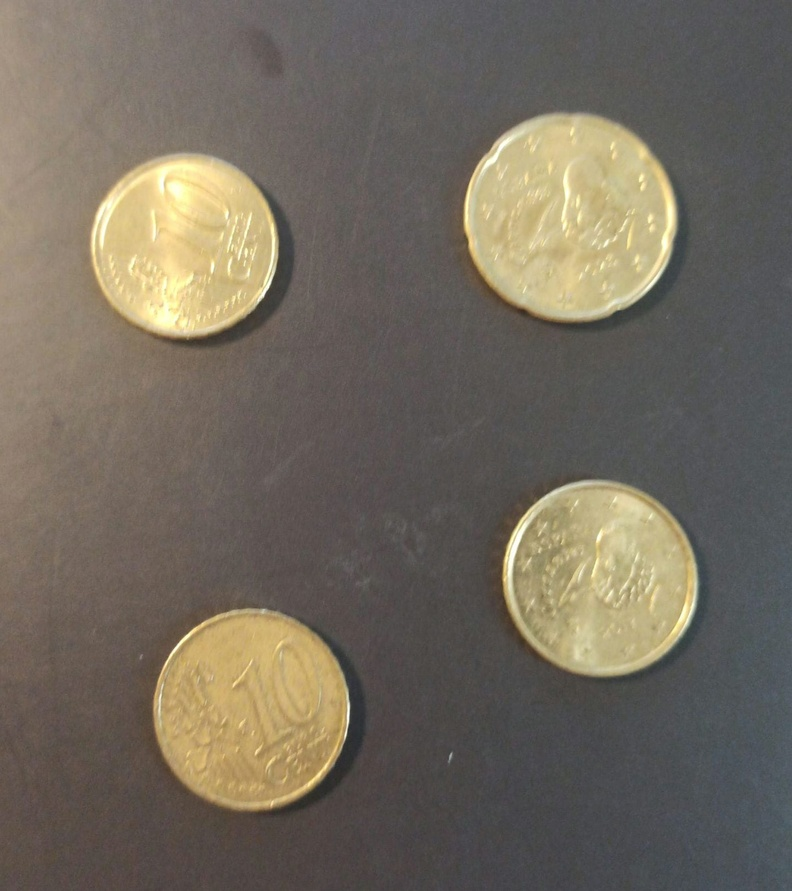
#> input picture mone.jpg, 792 x 891 px, shrunk from 1439 x 1619 before the run
$ python 2.py
#> lines starting #> are read from the running program, lines starting #| are printed output that depends on the picture; after the words box and inside, x2 and y2 are one past the last pixel; in counts of white or black regions, pixels touching at a corner belong together
import cv2
import numpy as np

valorGauss=3
valorKernel=3
original=cv2.imread('mone.jpg')
#> original is the input picture: shape (891, 792, 3); mean B, G, R 94.5, 106.8, 114.5
gris=cv2.cvtColor(original,cv2.COLOR_BGR2GRAY)
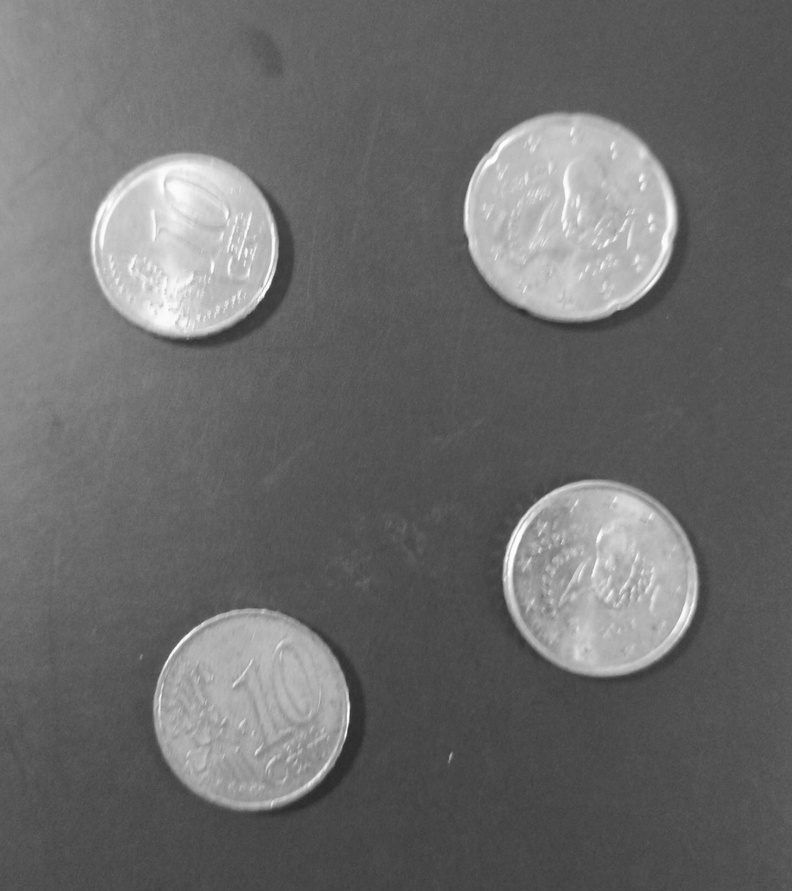
#> gris: shape (891, 792); min 40, max 254, mean 107.7
gauss=cv2.GaussianBlur(gris,(valorGauss,valorGauss), 0)
canny=cv2.Canny(gauss, 60,100)
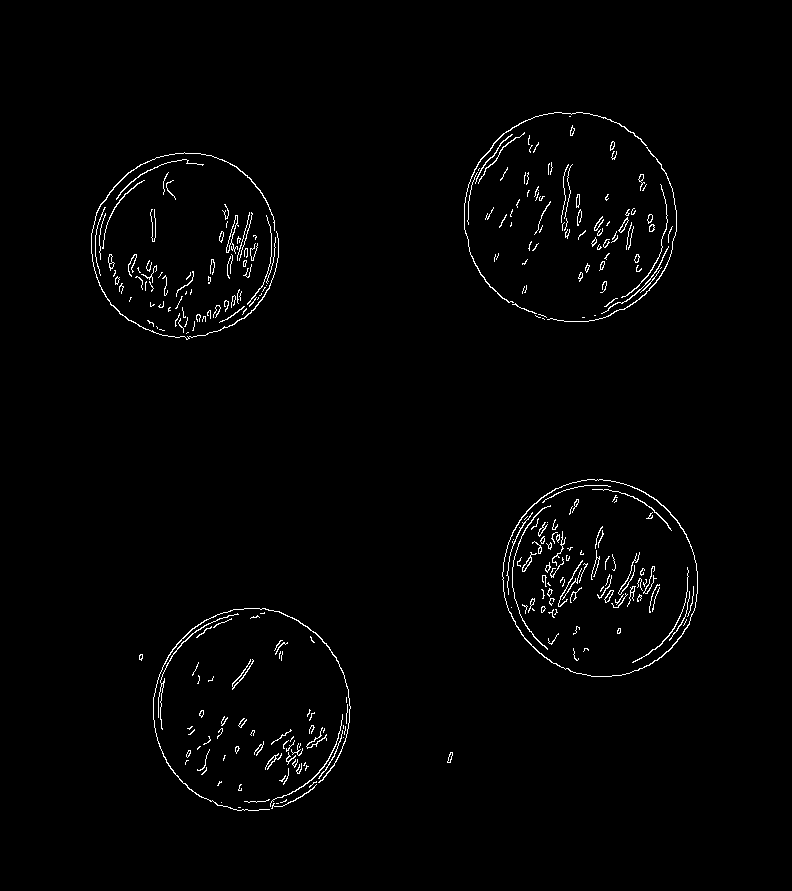
#> canny: shape (891, 792); 1.5% white in thin lines or dots, all inside (x1, y1, x2, y2) = (91, 112, 698, 811)

kernel=np.ones((valorKernel,valorKernel),np.uint8)
cierre=cv2.morphologyEx(canny, cv2.MORPH_CLOSE, kernel)
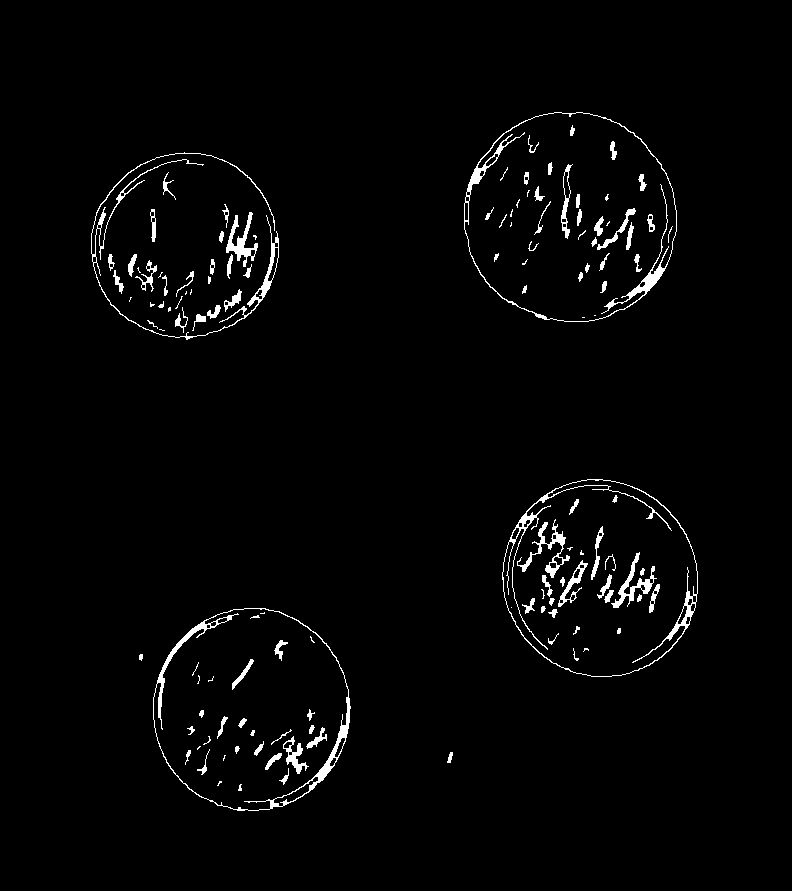
#> cierre: shape (891, 792); 2.1% white; 131 white regions (38 under 20 px)

contornos, jerarquia=cv2.findContours(cierre.copy(), cv2.RETR_EXTERNAL, cv2.CHAIN_APPROX_SIMPLE)
#> contornos = 37 contours, 14 with area under 20; largest, box (x1, y1, x2, y2) and area: (464, 112, 677, 322) 35032, (153, 608, 351, 811) 31183, (502, 479, 698, 677) 30092, (91, 152, 279, 340) 870, (226, 212, 258, 267) 486; jerarquia = 37 rows, first 6: [1, -1, -1, -1], [2, 0, -1, -1], [3, 1, -1, -1], [4, 2, -1, -1], [5, 3, -1, -1], [6, 4, -1, -1]
print("monedas encontradas: {}".format(len(contornos)))
#| monedas encontradas: 37
cv2.drawContours(original, contornos, -1, (0,0,255),2)
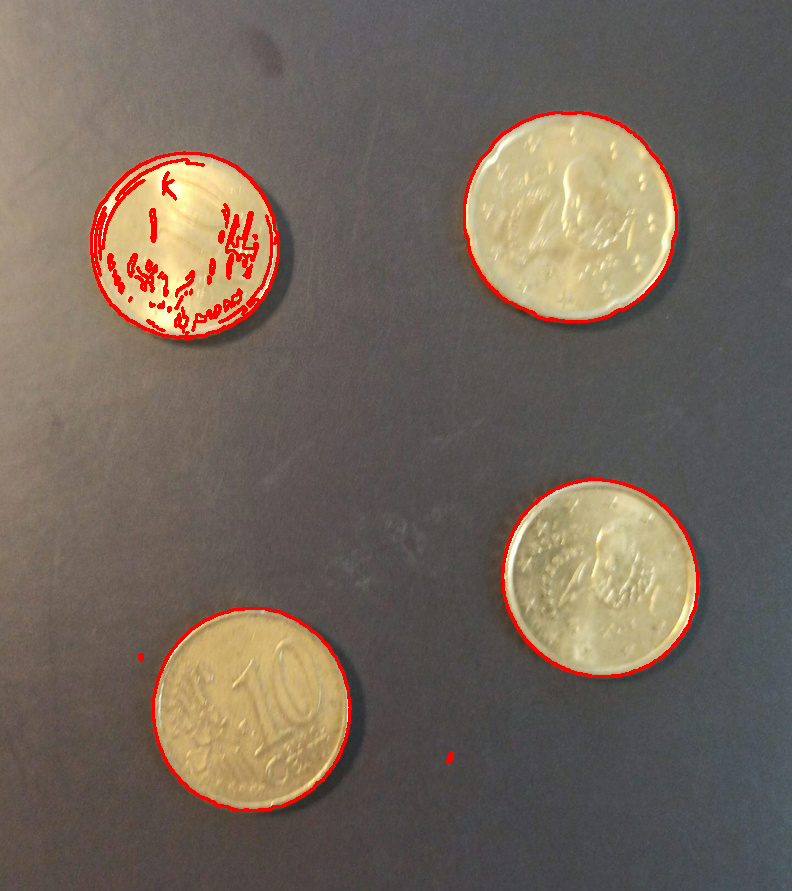
#> original: shape (891, 792, 3); 2.06% of pixels changed, all inside (x1, y1, x2, y2) = (90, 111, 699, 812)
#MOSTRAR RESULTADO
cv2.imshow("Grises",gris)
cv2.imshow("gauss",gauss)
cv2.imshow("canny",canny)
cv2.imshow("resultado",original)
cv2.waitKey(0)

$ run again, with ayj.jpg copied over mone.jpg
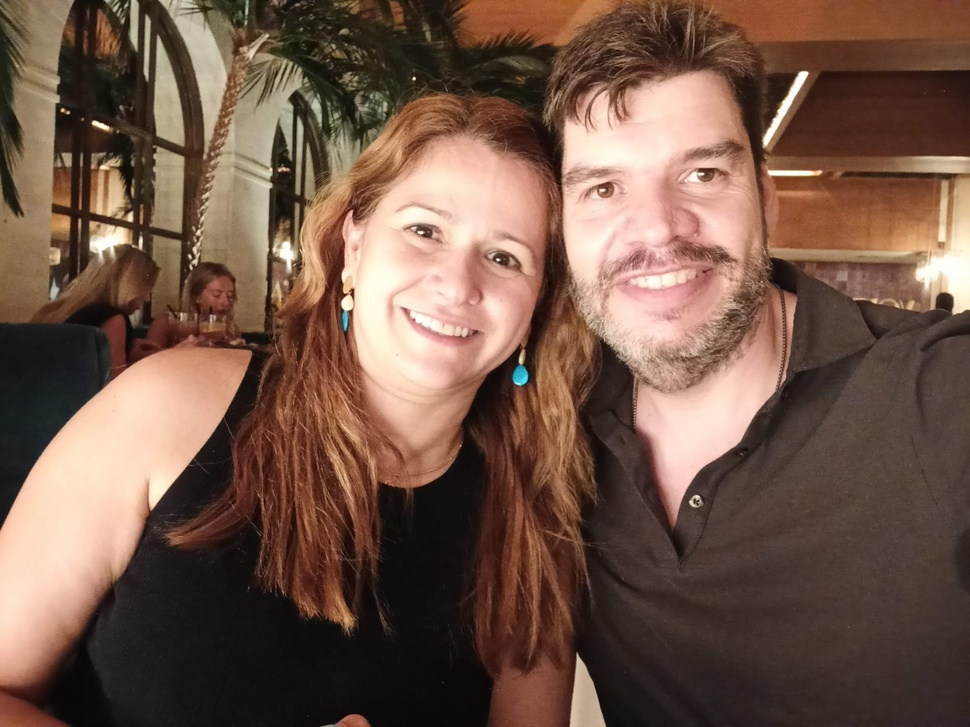
#> input picture ayj.jpg, 970 x 727 px, shrunk from 2048 x 1536 before the run
#> original is the input picture: shape (727, 970, 3); mean B, G, R 72.1, 86.9, 114.5
#> `canny=cv2.Canny(gauss, 60,100)`:
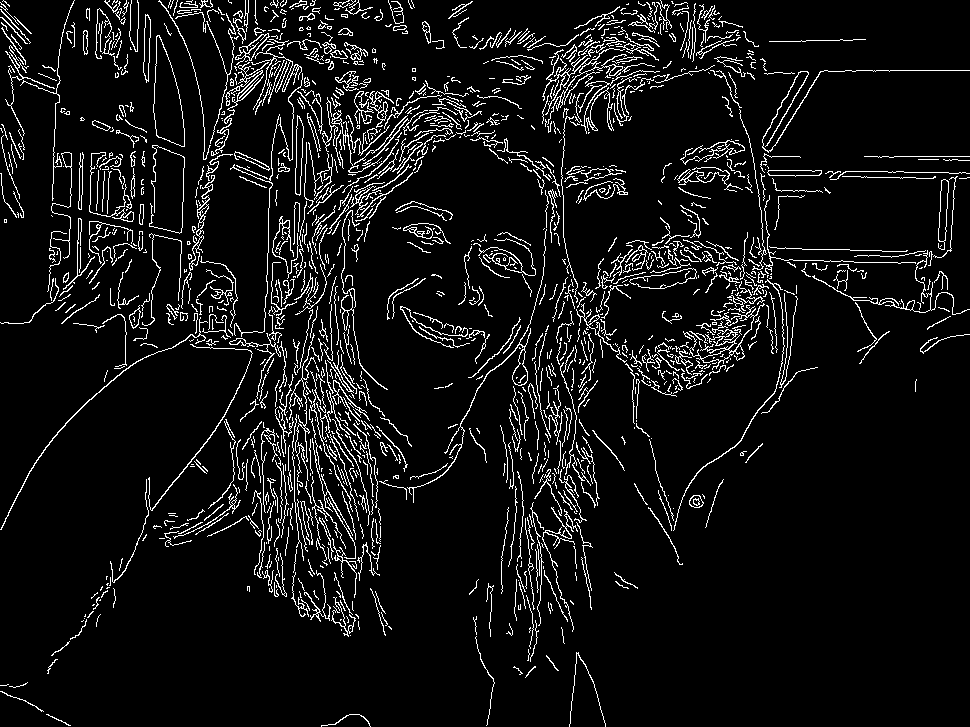
#> canny: shape (727, 970); 7.3% white in thin lines or dots
#> cierre: shape (727, 970); 11.4% white; 204 white regions (76 under 20 px)
#> contornos = 156 contours, 98 with area under 20; largest, box (x1, y1, x2, y2) and area: (0, 0, 970, 662) 223636, (0, 0, 95, 324) 3400, (149, 145, 185, 234) 2362, (89, 151, 136, 222) 2284, (153, 35, 185, 147) 2156; jerarquia = 156 rows, first 6: [1, -1, -1, -1], [2, 0, -1, -1], [3, 1, -1, -1], [4, 2, -1, -1], [5, 3, -1, -1], [6, 4, -1, -1]
#| monedas encontradas: 156
#> `cv2.drawContours(original, contornos, -1, (0,0,255),2)`:
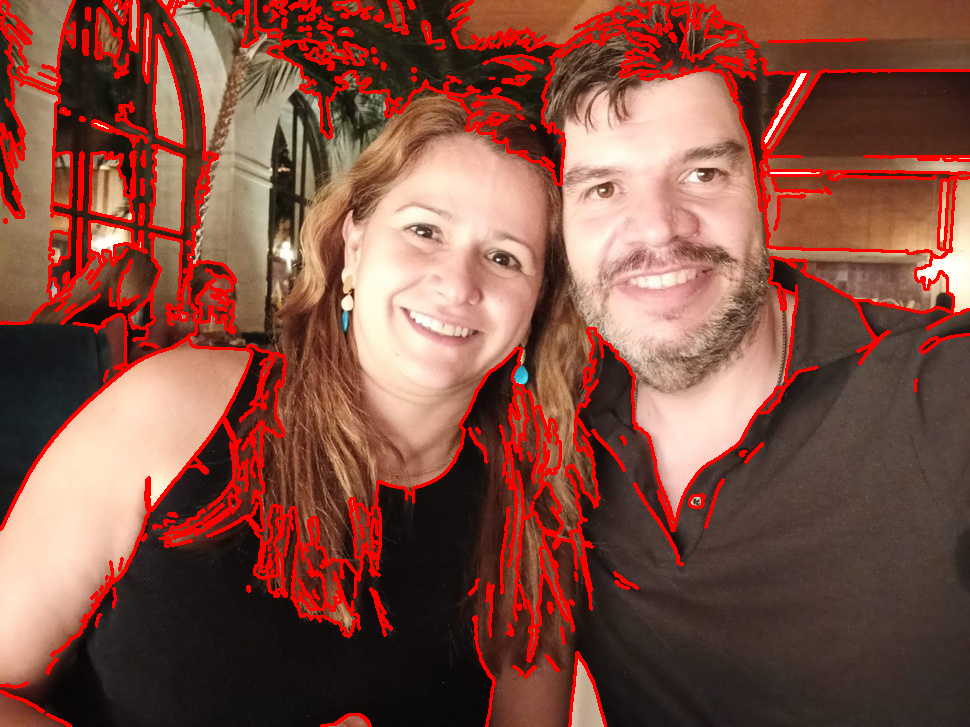
#> original: shape (727, 970, 3); 10.09% of pixels changed, all inside (x1, y1, x2, y2) = (0, 0, 970, 727)
